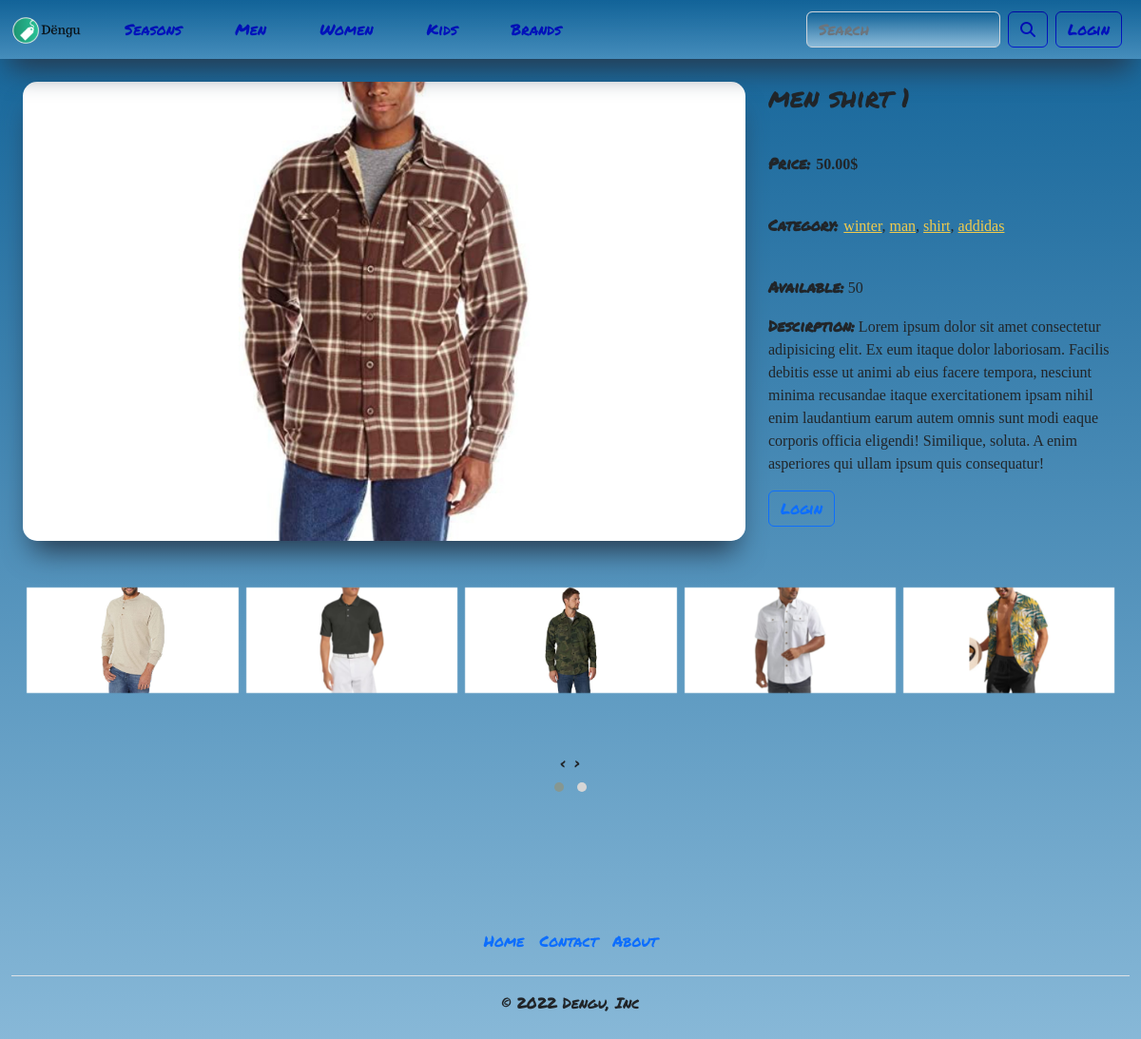
Screenshot of /item/6 with the database file from the repository.
### home/models.py (models this page shows)
class Product(models.Model):
    product_id = models.AutoField(primary_key=True)
    product_name = models.CharField(max_length=50)
    product_image = models.ImageField(upload_to='static/media/products')
    product_brand = models.ForeignKey(Brand, on_delete=models.CASCADE)
    product_season = models.CharField(max_length=50, choices=SEASON_CHOICES)
    product_gender = models.CharField(max_length=50, choices=GENDER_CHOICES)
    product_type = models.ForeignKey(Type, on_delete=models.CASCADE)
    product_price = models.DecimalField(max_digits=10, decimal_places=2)
    product_quantity = models.PositiveIntegerField()
    product_description = models.TextField(max_length=500)
    def __str__(self):
        return f'{self.product_season}, {self.product_gender}, {self.product_type}, {self.product_price}, {self.product_brand}, {self.product_quantity}, {self.product_name}'

class Type(models.Model):
    type_id = models.AutoField(primary_key=True)
    type_name = models.CharField(max_length=50)
    def __str__(self):
        return f'{self.type_name}'

class Brand(models.Model):
    brand_id = models.AutoField(primary_key=True)
    brand_name = models.CharField(max_length=50)
    brand_image = models.ImageField(upload_to='static/media/brands')
    def __str__(self):
        return f'{self.brand_name}'

### home/views.py (the view)
# urls.py: path('item/<id>', views.item, name='item'),
def item(request, id):
    single_item = Product.objects.get(product_id=id)
    similar_item = Product.objects.raw(
        f'SELECT * FROM home_product WHERE product_gender = "{single_item.product_gender}" and product_type_id = "{single_item.product_type_id}" ORDER BY RAND()'
    )
    context = {"single_item": single_item, "similar_item": similar_item}
    return render(request, "item.html", context)

### home/templates/item.html (shortened to what this page needs)
{% extends 'index.html' %}
{% load static %}
{% block content %}
<div class="container-fluid">
  <div class="row">
    <div class="col-12" id="itemsContainer">
      <div class="row" id="singleItem">
        <div class="col-12 col-md-8" id="itemsImage">
          <img src="{{single_item.product_image.url}}" alt="" />
        </div>
        <div class="col-12 col-md-4" id="itemsDescription">
          <div class="row">
            <div class="col-12">
              <h3 class="itemsDescriptionElement" style="mix-blend-mode: color-burn;">{{single_item.product_name}}</h3>
            </div>
            <div class="col-12">
              <p class="itemsDescriptionElement"><strong>Price:</strong>  <strong class="noFont">{{single_item.product_price}}$</strong></p>
            </div>
            <div class="col-12">
              <p class="itemsDescriptionElement"  style="text-transform: lowercase; font-family: none;">
                <b style="text-transform:none;">Category: </b>
                {% if single_item.product_season == 'WINTER' %}
                <a href="../items/{{single_item.product_season}}/product_gender/product_type_id/product_brand_id" class="noFont itemLink" style="color:#f1cb4c; ">{{single_item.product_season}}</a>,
                <a href="../items/product_season/{{single_item.product_gender}}/product_type_id/product_brand_id" class="noFont itemLink" style="color:#f1cb4c;">{{single_item.product_gender}}</a>,
                <a href="../items/product_season/product_gender/{{single_item.product_type_id}}/product_brand_id" class="noFont itemLink" style="color:#f1cb4c;">{{single_item.product_type}}</a>,
                <a href="../items/product_season/product_gender/product_type_id/{{single_item.product_brand_id}}" class="noFont itemLink" style="color:#f1cb4c;">{{single_item.product_brand}}</a>
                {% endif %}
              </p>
            </div>
            <div class="col-12">
              <p class="noFont">
                <strong>Available:</strong>
                {{single_item.product_quantity}}
              </p>
            </div>
            <div class="col-12">
              <p class="noFont">
                <strong>Descirption:</strong>
                {{single_item.product_description}}
              </p>
            </div>
          </div>
          <div class="row">
            <div class="col-12" id="addToChart">
              {% if user.is_authenticated %}
              {% if single_item.product_quantity == 0 %}
              <button type="button" data-product={{single_item.product_id}} data-action="add" class="btn btn-outline-primary update-cart" disabled>Add to chart</button>
              <button type="button" data-product={{single_item.product_id}} data-action="add" class="btn btn-outline-primary update-cart" disabled><a href="/cart" style="text-decoration: none; color: inherit;">Buy</a></button>
              {% else %}
              <button type="button" data-product={{single_item.product_id}} data-action="add" class="btn btn-outline-primary update-cart">Add to chart</button>
              <button type="button" data-product={{single_item.product_id}} data-action="add" class="btn btn-outline-primary update-cart"><a href="/cart" style="text-decoration: none; color: inherit;">Buy</a></button>
              {% endif %}
              {% else %}
              <a class="btn btn-outline-primary" type="submit" href="{% url 'login_user' %}"> Login </a>
              {% endif %}
            </div>
          </div>
        </div>
      </div>
      <div class="row" id="itemsSection">
        <div class="col-12">
          <div class="owl-carousel owl-theme">
            {% for similar in similar_item|slice:"10" %}
            <div class="owlDiv">
              <a href="../item/{{similar.product_id}}"><img src="{{similar.product_image.url}}" alt="" /></a>
            </div>
            {% endfor %}
          </div>
        </div>
      </div>
    </div>
  </div>
</div>
{% endblock %}

### home/templates/index.html (shortened to what this page needs)
{% load static %}
<!DOCTYPE html>
<html lang="en">
  <head>
    <link
      rel="stylesheet"
      href="https://cdnjs.cloudflare.com/ajax/libs/font-awesome/6.2.0/css/all.min.css"
    />
    <link rel="stylesheet" href="{% static 'css/bootstrap.min.css' %}" />
    <link rel="stylesheet" href="{% static 'css/dengu.css' %}" />
    <link rel="stylesheet" href="{% static 'css/owl.carousel.min.css' %}" />
    <link rel="stylesheet" href="{% static 'css/owl.theme.default.min.css' %}" />
  </head>
  <body id="indexBody">
    {% include 'navbar.html' %}
    {% block content %}
    {% endblock %}
    {% include 'footer.html' %}
  </body>
</html>

### home/templates/navbar.html (shortened to what this page needs)
<!DOCTYPE html>
{% load static %}
<nav class="navbar navbar-expand-lg navbarmenu">
  <div class="container-fluid fixed-top" id="navbar1">
    <a class="navbar-brand" href="{% url 'home' %}"><img src="{% static 'media/icons/dengu_logo.png' %}" alt="logo" /></a>
    <div class="collapse navbar-collapse" id="navbarSupportedContent">
      <ul class="navbar-nav me-auto mb-2 mb-lg-0">
        <li class="nav-item dropdown topmenu">
          <a class="nav-link topmenuItem" href="#" role="button" data-bs-toggle="dropdown" aria-expanded="false"> Seasons </a>
        </li>
        <li class="nav-item dropdown topmenu">
          <a class="nav-link topmenuItem" href="#" role="button" data-bs-toggle="dropdown" aria-expanded="false"> Men </a>
        </li>
        <li class="nav-item dropdown topmenu">
          <a class="nav-link topmenuItem" role="button" data-bs-toggle="dropdown" aria-expanded="false"> Women </a>
        </li>
        <li class="nav-item dropdown topmenu">
          <a class="nav-link topmenuItem" href="#" role="button" data-bs-toggle="dropdown" aria-expanded="false"> Kids </a>
        </li>
        <li class="nav-item dropdown topmenu">
          <a class="nav-link topmenuItem" href="#" role="button" data-bs-toggle="dropdown" aria-expanded="false"> Brands </a>
        </li>
      </ul>
      <form class="d-flex" role="search" method="GET" action="{% url 'search' %}">
        <input class="form-control me-2" type="search" placeholder="Search" aria-label="Search" name="searchBar" id="searchBar" required="required"/>
        <button class="btn btn-outline-primary me-2" type="submit">
          <i class="fa-solid fa-magnifying-glass"></i>
        </button>
        {% if user.is_authenticated %}
        <a class="btn btn-outline-primary me-2" href="{% url 'cart' %}" style="display: flex; flex-direction: row; justify-content: center; align-items: center">
          <i class="fa-solid fa-cart-shopping" style="font-size: 20px"></i><span id="cartCount" class="noFont">{{numItems}}</span></a>
        <div class="dropdown d-flex ">
          <button class="btn btn-outline-primary dropdown-toggle" type="button" id="dropdownMenuButton" data-bs-toggle="dropdown" aria-haspopup="true" aria-expanded="false">
            <i class="fa-solid fa-user"></i>
          </button>
          <div class="dropdown-menu dropdown-menu-end" aria-labelledby="dropdownMenuButton">
            <a class="dropdown-item" href="/profile" style="text-transform: capitalize">{{ user }}</a>
            {% if user.is_superuser %}
            <a class="dropdown-item" href="/admin/" target="_blank" style="text-transform: capitalize">Admin</a>
            {% endif %}
            <a class="dropdown-item" href="{% url 'logout_user' %}"> Logout </a>
          </div>
        </div>
        {% else %}
        <a class="btn btn-outline-primary me-2" type="submit" href="{% url 'login_user' %}"> Login </a>
        {% endif %}
      </form>
    </div>
  </div>
</nav>

### home/templates/footer.html
<!DOCTYPE html>
{% load static %}
<div class="container-fluid" id="footer">
  <footer class="py-3 my-4">
    <ul class="nav justify-content-center border-bottom pb-3 mb-3">
      <li class="nav-item">
        <a href="{% url 'home' %}" class="nav-link px-2 footer-link">Home</a>
      </li>
      <li class="nav-item">
        <a href="{% url 'contact' %}" class="nav-link px-2 footer-link">Contact</a>
      </li>
      <li class="nav-item">
        <a href="{% url 'about' %}" class="nav-link px-2 footer-link">About</a>
      </li>
    </ul>
    <p class="text-center nav-link">© 2022 Dengu, Inc</p>
  </footer>
</div>

### static/css/dengu.css (style rules this page uses)
* { font-family: "Permanent Marker", cursive; }
.noFont { font-family: none; }
#navbar1 { padding-top: 10px; padding-bottom: 10px; box-shadow: rgb(38, 57, 77) 0px 20px 30px -10px; }
.topmenuItem, .btn-outline-primary, .footer-link, .btn-outline-primary { mix-blend-mode: color-burn; }
.topmenu { margin: 0 20px; }
img, .card { cursor: pointer; transition: transform 0.3s; }
#itemsContainer { margin-top: 70px; }
#itemsContainer { display: flex; flex-direction: column; justify-content: flex-start; align-items: center; }
#singleItem { margin-bottom: 15px; }
#itemsContainer > div { width: 100%; }
#itemsImage img { width: 100%; height: 100%; object-fit: cover; border-radius: 15px; box-shadow: rgb(38 57 77) 0px 20px 30px -10px; }
#itemsDescription { display: flex; flex-direction: column; align-items: flex-start; justify-content: space-between; margin-bottom: 15px; }
.itemsDescriptionElement { margin-bottom: 40px; }
#salesSection, #brandSection, #itemsSection { height: 250px; margin: 0 20px 30px 20px; display: flex; flex-direction: column; justify-content: center; }
.owlDiv { height: 200px; display: flex; flex-direction: column; justify-content: center; margin: 0 4px; }
.owlDiv img { object-fit: cover; height: 100%; width: 100%; }
#footer { margin-top: 90px; }

### rows the page displays
Product: product_image (picture), product_name "men shirt 1", product_price "50.00", product_season "winter", product_gender "man", product_type "shirt", product_brand "addidas", product_quantity "50", product_description "Lorem ipsum dolor sit amet consectetur adipisicing elit. Ex eum itaque dolor laboriosam. Facilis debitis esse ut animi ab eius facere tempora, nesciunt minima recusandae itaque exercitationem ipsam nihil enim laudantium earum autem omnis sunt modi eaque corporis officia eligendi! Similique, soluta. A enim asperiores qui ullam ipsum quis consequatur!"
Product: product_image (picture)
Product: product_image (picture)
Product: product_image (picture)
Product: product_image (picture)
Product: product_image (picture)
